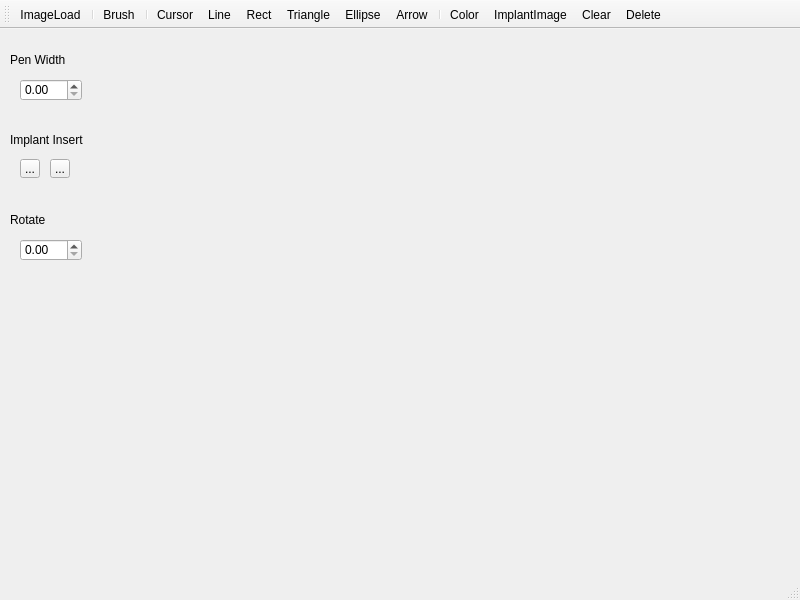
<?xml version="1.0" encoding="UTF-8"?>
<ui version="4.0">
 <class>MainWindow</class>
 <widget class="QMainWindow" name="MainWindow">
  <property name="geometry">
   <rect>
    <x>0</x>
    <y>0</y>
    <width>800</width>
    <height>600</height>
   </rect>
  </property>
  <property name="windowTitle">
   <string>MainWindow</string>
  </property>
  <widget class="QWidget" name="centralwidget">
   <widget class="QWidget" name="verticalLayoutWidget">
    <property name="geometry">
     <rect>
      <x>100</x>
      <y>10</y>
      <width>691</width>
      <height>521</height>
     </rect>
    </property>
    <layout class="QVBoxLayout" name="verticalLayout"/>
   </widget>
   <widget class="QDoubleSpinBox" name="doubleSpinBox">
    <property name="geometry">
     <rect>
      <x>20</x>
      <y>50</y>
      <width>62</width>
      <height>22</height>
     </rect>
    </property>
   </widget>
   <widget class="QLabel" name="label">
    <property name="geometry">
     <rect>
      <x>10</x>
      <y>100</y>
      <width>81</width>
      <height>21</height>
     </rect>
    </property>
    <property name="text">
     <string>Implant Insert</string>
    </property>
   </widget>
   <widget class="QToolButton" name="toolButton">
    <property name="geometry">
     <rect>
      <x>20</x>
      <y>130</y>
      <width>20</width>
      <height>19</height>
     </rect>
    </property>
    <property name="text">
     <string>...</string>
    </property>
   </widget>
   <widget class="QToolButton" name="toolButton_2">
    <property name="geometry">
     <rect>
      <x>50</x>
      <y>130</y>
      <width>20</width>
      <height>19</height>
     </rect>
    </property>
    <property name="text">
     <string>...</string>
    </property>
   </widget>
   <widget class="QLabel" name="label_2">
    <property name="geometry">
     <rect>
      <x>10</x>
      <y>20</y>
      <width>61</width>
      <height>21</height>
     </rect>
    </property>
    <property name="text">
     <string>Pen Width</string>
    </property>
   </widget>
   <widget class="QLabel" name="label_3">
    <property name="geometry">
     <rect>
      <x>10</x>
      <y>180</y>
      <width>61</width>
      <height>21</height>
     </rect>
    </property>
    <property name="text">
     <string>Rotate</string>
    </property>
   </widget>
   <widget class="QDoubleSpinBox" name="RoatedoubleSpinBox">
    <property name="geometry">
     <rect>
      <x>20</x>
      <y>210</y>
      <width>62</width>
      <height>22</height>
     </rect>
    </property>
    <property name="maximum">
     <double>360.000000000000000</double>
    </property>
   </widget>
  </widget>
  <widget class="QMenuBar" name="menubar">
   <property name="geometry">
    <rect>
     <x>0</x>
     <y>0</y>
     <width>800</width>
     <height>17</height>
    </rect>
   </property>
  </widget>
  <widget class="QStatusBar" name="statusbar"/>
  <widget class="QToolBar" name="toolBar">
   <property name="windowTitle">
    <string>toolBar</string>
   </property>
   <attribute name="toolBarArea">
    <enum>TopToolBarArea</enum>
   </attribute>
   <attribute name="toolBarBreak">
    <bool>false</bool>
   </attribute>
   <addaction name="actionImageLoad"/>
   <addaction name="separator"/>
   <addaction name="actionBrush"/>
   <addaction name="separator"/>
   <addaction name="actionCursor"/>
   <addaction name="actionLine"/>
   <addaction name="actionRect"/>
   <addaction name="actionTriangle"/>
   <addaction name="actionEllipse"/>
   <addaction name="actionArrow"/>
   <addaction name="separator"/>
   <addaction name="actionColor"/>
   <addaction name="actionImplantImage"/>
   <addaction name="actionClear"/>
   <addaction name="actionDelete"/>
  </widget>
  <action name="actionImageLoad">
   <property name="text">
    <string>ImageLoad</string>
   </property>
  </action>
  <action name="actionBrush">
   <property name="text">
    <string>Brush</string>
   </property>
  </action>
  <action name="actionRect">
   <property name="text">
    <string>Rect</string>
   </property>
  </action>
  <action name="actionColor">
   <property name="text">
    <string>Color</string>
   </property>
  </action>
  <action name="actionEllipse">
   <property name="text">
    <string>Ellipse</string>
   </property>
  </action>
  <action name="actionLine">
   <property name="text">
    <string>Line</string>
   </property>
  </action>
  <action name="actionImplantImage">
   <property name="text">
    <string>ImplantImage</string>
   </property>
  </action>
  <action name="actionClear">
   <property name="text">
    <string>Clear</string>
   </property>
  </action>
  <action name="actionCursor">
   <property name="text">
    <string>Cursor</string>
   </property>
  </action>
  <action name="actionArrow">
   <property name="text">
    <string>Arrow</string>
   </property>
  </action>
  <action name="actionTriangle">
   <property name="text">
    <string>Triangle</string>
   </property>
  </action>
  <action name="actionDelete">
   <property name="text">
    <string>Delete</string>
   </property>
  </action>
 </widget>
 <resources/>
 <connections/>
</ui>
